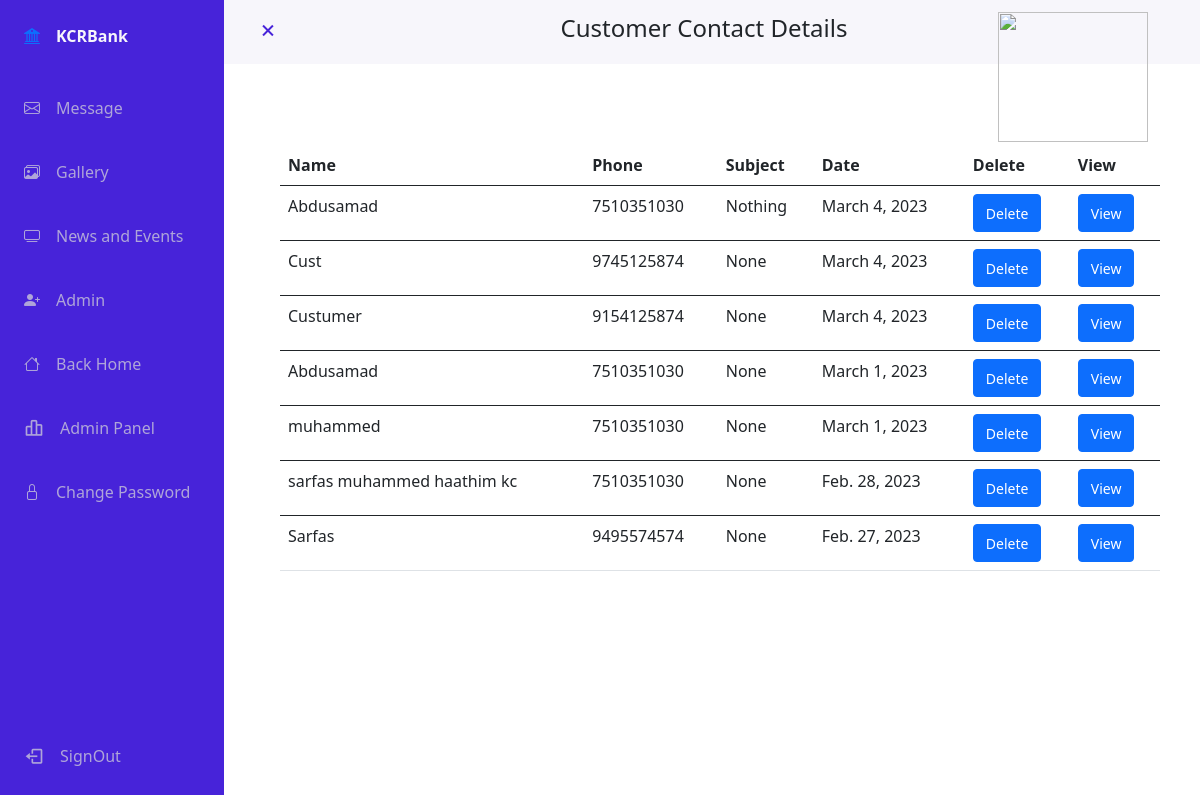
The app's page /admincontactview/ (signed in) with its own data.
### home/models.py (models this page shows, shortened)
class Contact(models.Model):
    name=models.CharField(max_length=100,blank=True,null=True)
    email=models.EmailField(blank=True,null=True)
    phone=models.PositiveBigIntegerField(null=True, blank=True)
    subject=models.CharField(max_length=100,blank=True,null=True)
    message=models.TextField(blank=True,null=True)
    state=models.CharField(max_length=100,blank=True,null=True)
    city=models.CharField(max_length=100,blank=True,null=True)
    date = models.DateField(auto_now_add=True, blank=True,null=True)

### home/views.py (the view)
# urls.py: path('admincontactview/',admincontactview,name='admincontactview'),
@login_required(login_url='adminlogin')
def admincontactview(request):
    user=request.user
    print(user)
    contact=Contact.objects.all().order_by('-id')
    a=datetime.now().date() + timedelta(days=-5)
    print(a,'0000000000')
    print(a)
    context={'contact':contact}
    return render(request,'admin/contact_view.html',context)

### templates/admin/contact_view.html
{% extends 'admin/admin_home.html' %}
{% load static %}
{% block titlehead %}
Customer Contact Details
{% endblock titlehead %}
{% block contentadmin %}
            <div class="container">
                <div id="contactable" style="margin-top: 145px !important;">
                <table class="table">
                  <thead>
                    <tr>
                      <th scope="col">Name</th>
                      <th scope="col">Phone</th>
                      <th scope="col">Subject</th>
                      <th scope="col">Date</th>
                      <th scope="col">Delete</th>
                      <th scope="col">View</th>
                    </tr>
                  </thead>
                  {% for c in contact %}
                  <tbody>
                    <tr>
                      <td>{{c.name}}</td>
                      <td>{{c.phone}}</td>
                      <td>{{c.subject}}</td>
                      <td>{{c.date}}</td>
                      <td><a href="{% url 'deletecontact' c.id %}"><button type="button" class="btn btn-primary"><small>Delete</small></button></a></td>
                      <th scope="row"><a href="{% url 'contactviewsingle' c.id %}"><button type="button" class="btn btn-primary"><small>View</small></button></a></th>
                    </tr>
                  </tbody>
                  {% endfor %}
                </table>
              </div>
              </div>
{% endblock contentadmin %}

### static/assets/css/admin/style.css (style rules this page uses)
:root { --header-height: 3rem; --nav-width: 68px; --first-color: #4723D9; --first-color-light: #AFA5D9; --white-color: #F7F6FB; --body-font: 'Nunito', sans-serif; --normal-font-size: 1rem; --z-fixed: 100 }
*,::before,::after { box-sizing: border-box }
body { position: relative; margin: var(--header-height) 0 0 0; padding: 0 1rem; font-family: var(--body-font); font-size: var(--normal-font-size); transition: .5s }
a { text-decoration: none }
.body-pd { padding-left: calc(var(--nav-width) + 1rem) }
@media screen and (min-width: 768px) { body { margin: calc(var(--header-height) + 1rem) 0 0 0;padding-left: calc(var(--nav-width) + 2rem) } }
@media screen and (min-width: 768px) { .body-pd { padding-left: calc(var(--nav-width) + 188px) } }

### templates/admin/admin_home.html (style rules this page uses)
a { text-decoration: none; }

### records on screen
Contact: name "Abdusamad", phone "7510351030", subject "Nothing", date "March 4, 2023"
Contact: name "Cust", phone "9745125874", subject "None", date "March 4, 2023"
Contact: name "Custumer", phone "9154125874", subject "None", date "March 4, 2023"
Contact: name "Abdusamad", phone "7510351030", subject "None", date "March 1, 2023"
Contact: name "muhammed", phone "7510351030", subject "None", date "March 1, 2023"
Contact: name "sarfas muhammed haathim kc", phone "7510351030", subject "None", date "Feb. 28, 2023"
Contact: name "Sarfas", phone "9495574574", subject "None", date "Feb. 27, 2023"
